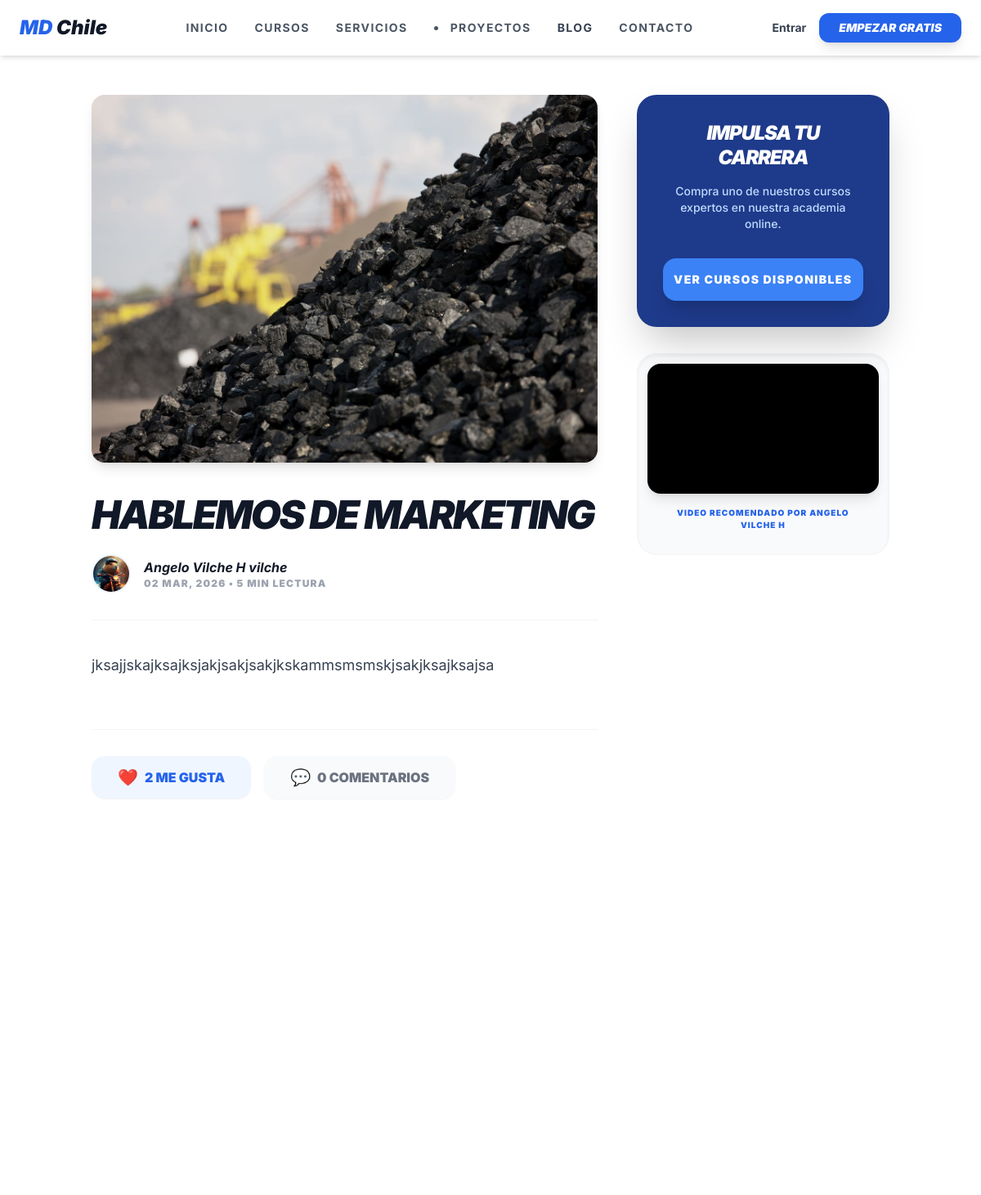
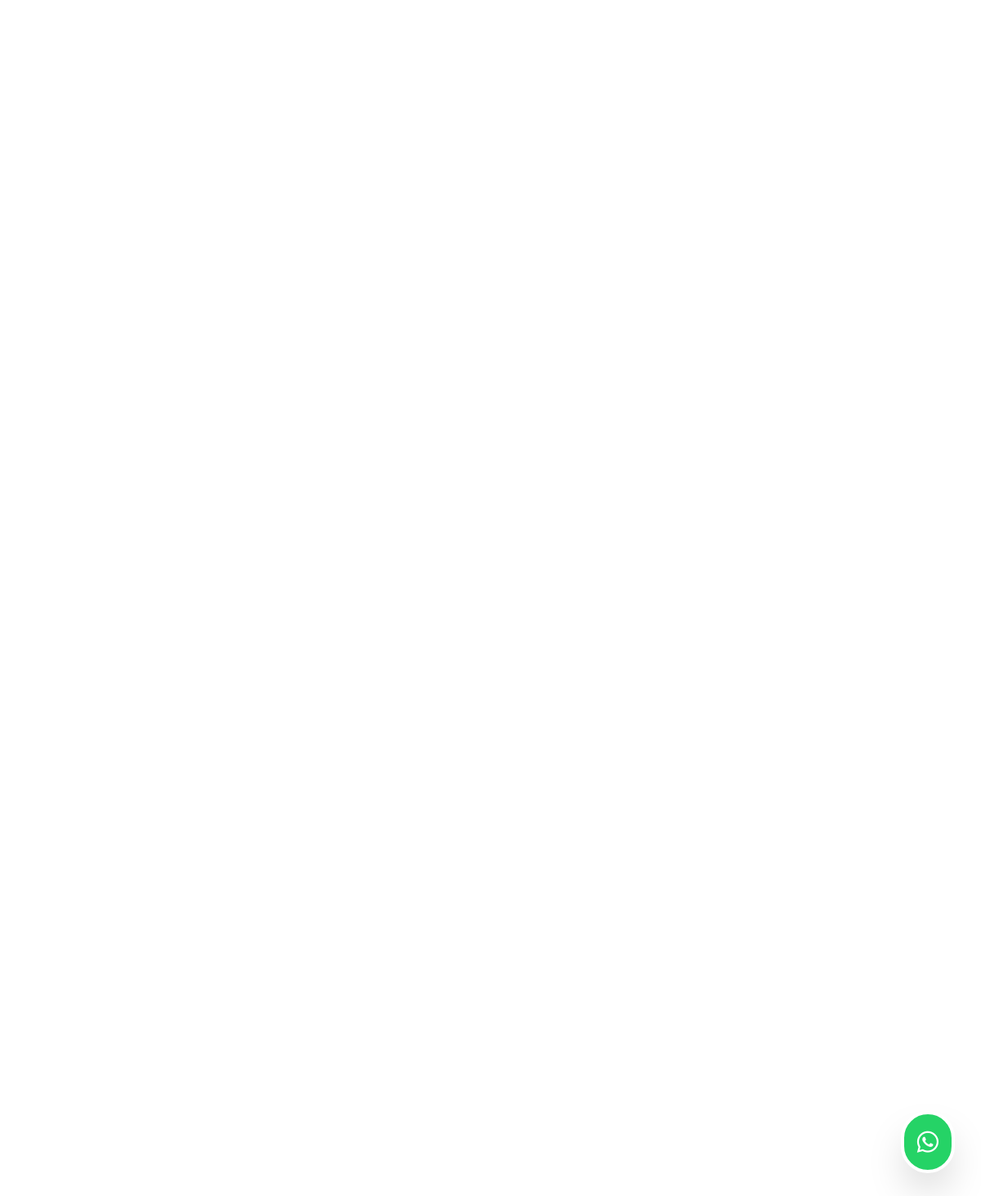
/blog/hablemos-de-marketing/, run on the app's committed database (2 pictures, top to bottom).
### agency/models.py (models this page shows, shortened)
class Post(models.Model):
    title = models.CharField(max_length=200, verbose_name="Título del Artículo")
    slug = models.SlugField(unique=True, blank=True)
    content = models.TextField(verbose_name="Contenido (HTML permitido)")
    image = models.ImageField(upload_to='blog/', verbose_name="Imagen de Portada")
    video_url = models.URLField(blank=True, null=True, verbose_name="URL Video Lateral (YouTube)")
    author = models.ForeignKey(
        settings.AUTH_USER_MODEL,
        on_delete=models.CASCADE,
        verbose_name="Autor"
    )
    created_at = models.DateTimeField(auto_now_add=True)
    is_published = models.BooleanField(default=True, verbose_name="¿Publicado?")
    likes_count = models.PositiveIntegerField(default=0, verbose_name="Me gusta")
    comments_count = models.PositiveIntegerField(default=0, verbose_name="Comentarios")
    reading_time = models.PositiveIntegerField(default=5, verbose_name="Minutos de lectura")
    class Meta:
        ordering = ['-created_at']
        verbose_name = "Artículo"
        verbose_name_plural = "Blog - Artículos"

### users/models.py (models this page shows, shortened)
class User(AbstractUser):
    is_client = models.BooleanField(default=True)
    is_admin_user = models.BooleanField(default=False)
    profile_picture = models.ImageField(upload_to='users/profiles/', null=True, blank=True)
    bio = models.TextField(max_length=500, blank=True)
    rut = models.CharField(max_length=12, blank=True, null=True)
    linkedin_url = models.URLField(blank=True, null=True)

### courses/views.py (the view)
# urls.py: path('blog/<slug:slug>/', views.blog_detail, name='blog_detail'),
def blog_detail(request, slug):
    post = get_object_or_404(Post, slug=slug, is_published=True)
    return render(request, 'agency/blog_detail.html', {'post': post})

### templates/agency/blog_detail.html
{% extends 'base.html' %}
{% block content %}
<div class="bg-white min-h-screen">
    <div class="container mx-auto px-6 py-12">
        <div class="flex flex-col lg:flex-row gap-12">
            <article class="lg:w-2/3">
                {% if post.image %}
                    <img src="{{ post.image.url }}" class="w-full h-[450px] object-cover rounded-2xl mb-10 shadow-lg" alt="{{ post.title }}">
                {% endif %}
                <h1 class="text-4xl md:text-5xl font-black text-gray-900 mb-6 italic uppercase tracking-tighter">
                    {{ post.title }}
                </h1>
                <div class="flex items-center space-x-4 mb-10 border-b border-gray-100 pb-8">
                    <div class="w-12 h-12 rounded-full overflow-hidden border-2 border-blue-50">
                        {% if post.author.profile_picture %}
                            <img src="{{ post.author.profile_picture.url }}" class="w-full h-full object-cover">
                        {% else %}
                            <div class="w-full h-full bg-blue-600 flex items-center justify-center text-white font-black italic text-xs">
                                {{ post.author.username|slice:":1"|upper }}
                            </div>
                        {% endif %}
                    </div>
                    <div>
                        <p class="text-gray-900 font-bold italic">{{ post.author.get_full_name|default:post.author.username }}</p>
                        <p class="text-gray-400 text-xs font-black uppercase tracking-widest">
                            {{ post.created_at|date:"d M, Y" }} • {{ post.reading_time }} min lectura
                        </p>
                    </div>
                </div>
                <div class="prose prose-blue max-w-none text-gray-700 text-lg leading-relaxed mb-16">
                    {{ post.content|safe }}
                </div>
                <div class="mt-16 pt-8 border-t border-gray-100 flex items-center space-x-4">
                    <a href="{% url 'post_like' post.id %}" class="flex items-center bg-blue-50 text-blue-600 px-8 py-3 rounded-2xl font-black transition hover:scale-105 active:scale-95 shadow-sm">
                        <span class="mr-2 text-xl">❤️</span> {{ post.likes_count }} ME GUSTA
                    </a>
                    <div class="flex items-center bg-gray-50 text-gray-500 px-8 py-3 rounded-2xl font-black shadow-sm">
                        <span class="mr-2 text-xl">💬</span> {{ post.comments_count }} COMENTARIOS
                    </div>
                </div>
            </article>
            <aside class="lg:w-1/3 space-y-8">
                <div class="bg-blue-900 rounded-3xl p-8 text-white shadow-2xl relative overflow-hidden">
                    <div class="relative z-10 text-center">
                        <h3 class="text-2xl font-black mb-4 italic tracking-tighter leading-tight uppercase">Impulsa tu carrera</h3>
                        <p class="text-blue-200 text-sm mb-8 font-medium">Compra uno de nuestros cursos expertos en nuestra academia online.</p>
                        <a href="{% url 'services_list' %}" class="block w-full bg-blue-500 hover:bg-blue-400 text-white font-black py-4 rounded-2xl transition transform hover:scale-105 shadow-xl uppercase tracking-widest text-sm">
                            Ver Cursos Disponibles
                        </a>
                    </div>
                </div>
                {% if post.video_url %}
                <div class="bg-gray-50 rounded-3xl p-3 shadow-inner border border-gray-100">
                    <div class="aspect-video rounded-2xl overflow-hidden shadow-lg bg-black">
                        <iframe class="w-full h-full"
                                src="{{ post.video_url|safe }}"
                                frameborder="0"
                                allow="accelerometer; autoplay; clipboard-write; encrypted-media; gyroscope; picture-in-picture"
                                allowfullscreen></iframe>
                    </div>
                    <div class="p-4">
                        <p class="text-[10px] font-black text-blue-600 uppercase tracking-widest text-center">
                            Video recomendado por {{ post.author.first_name }}
                        </p>
                    </div>
                </div>
                {% endif %}
            </aside>
        </div>
    </div>
</div>
{% endblock %}

### templates/base.html (style rules this page uses)
body { font-family: 'Inter', sans-serif; }

### data on the page
Post: image (picture), title "HABLEMOS DE MARKETING", author.profile_picture (picture), author.get_full_name "Angelo Vilche H vilche", created_at "02 MAR, 2026", reading_time "5", content "jksajjskajksajksjakjsakjsakjkskammsmsmskjsakjksajksajsa", likes_count "2", comments_count "0", author.first_name "ANGELO VILCHE H"
